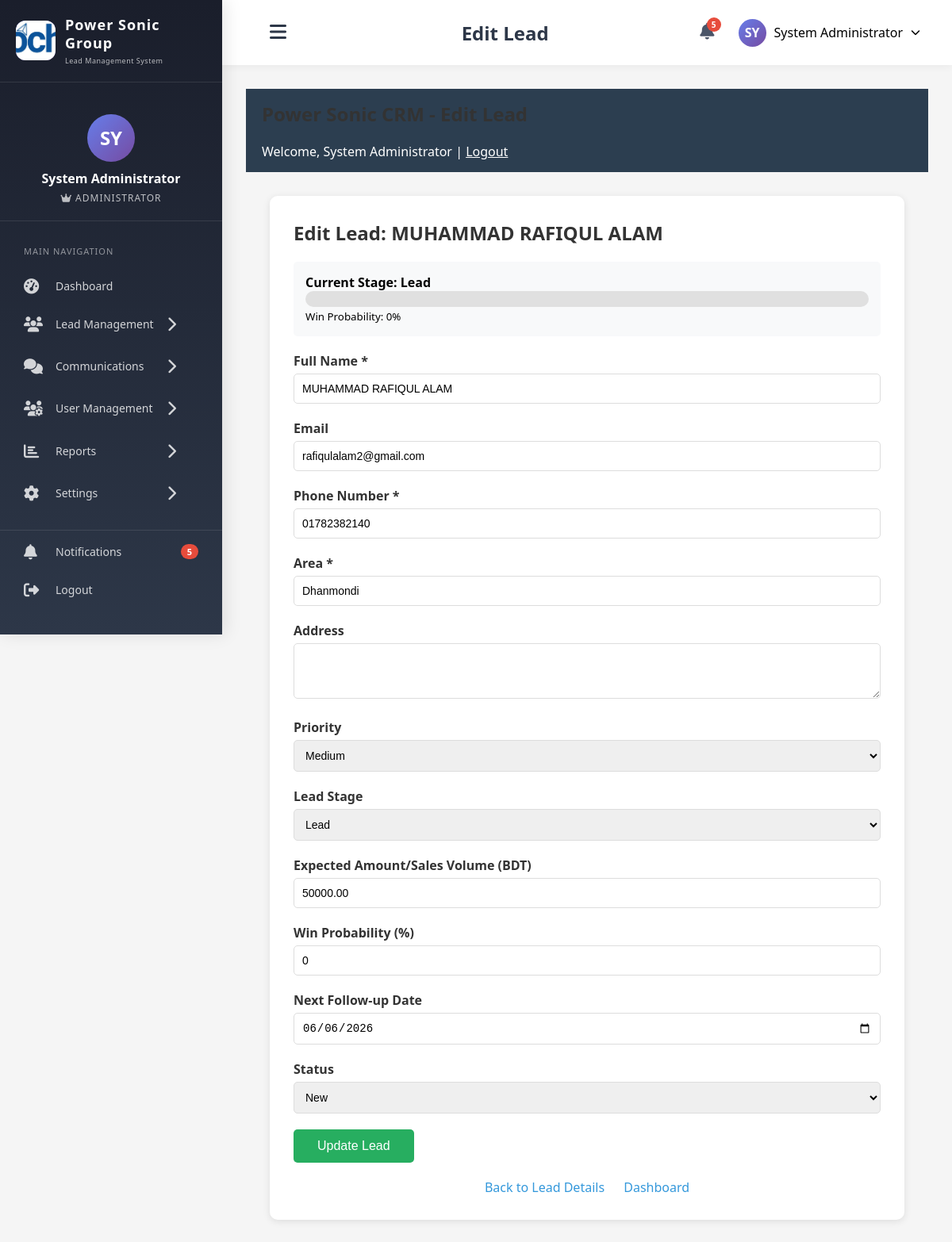
The app's page /edit_lead.php?id=2 (signed in) with its own data.
### tables this page shows
CREATE TABLE `company_settings` (
  `id` int(11) NOT NULL,
  `company_name` varchar(200) NOT NULL DEFAULT 'Power Sonic',
  `company_logo` varchar(500) DEFAULT NULL,
  `company_favicon` varchar(500) DEFAULT NULL,
  `company_email` varchar(100) DEFAULT NULL,
  `company_phone` varchar(50) DEFAULT NULL,
  `company_mobile` varchar(50) DEFAULT NULL,
  `company_address` text DEFAULT NULL,
  `company_city` varchar(100) DEFAULT NULL,
  `company_state` varchar(100) DEFAULT NULL,
  `company_country` varchar(100) DEFAULT 'Bangladesh',
  `company_postal_code` varchar(20) DEFAULT NULL,
  `company_website` varchar(200) DEFAULT NULL,
  `company_business_hours` text DEFAULT NULL,
  `company_social_facebook` varchar(255) DEFAULT NULL,
  `company_social_linkedin` varchar(255) DEFAULT NULL,
  `company_social_twitter` varchar(255) DEFAULT NULL,
  `company_social_instagram` varchar(255) DEFAULT NULL,
  `company_registration_no` varchar(100) DEFAULT NULL,
  `company_tax_id` varchar(100) DEFAULT NULL,
  `company_bin_no` varchar(100) DEFAULT NULL,
  `bank_name` varchar(200) DEFAULT NULL,
  `bank_account_name` varchar(200) DEFAULT NULL,
  `bank_account_number` varchar(100) DEFAULT NULL,
  `bank_routing_number` varchar(50) DEFAULT NULL,
  `footer_text` varchar(500) DEFAULT NULL,
  `invoice_prefix` varchar(20) DEFAULT 'INV',
  `currency_symbol` varchar(10) DEFAULT 'BDT',
  `date_format` varchar(20) DEFAULT 'Y-m-d',
  `timezone` varchar(50) DEFAULT 'Asia/Dhaka',
  `created_at` timestamp NOT NULL DEFAULT current_timestamp(),
  `updated_at` timestamp NOT NULL DEFAULT current_timestamp() ON UPDATE current_timestamp()
);

CREATE TABLE `leads` (
  `id` int(11) NOT NULL,
  `lead_unique_id` varchar(20) NOT NULL,
  `user_custom_id` varchar(50) DEFAULT NULL,
  `name` varchar(100) NOT NULL,
  `email` varchar(100) DEFAULT NULL,
  `phone` varchar(20) NOT NULL,
  `area` varchar(100) NOT NULL,
  `address` text DEFAULT NULL,
  `country` varchar(50) DEFAULT 'Bangladesh',
  `district` varchar(100) DEFAULT NULL,
  `police_station` varchar(100) DEFAULT NULL,
  `post_office` varchar(100) DEFAULT NULL,
  `google_map_link` text DEFAULT NULL,
  `latitude` varchar(50) DEFAULT NULL,
  `longitude` varchar(50) DEFAULT NULL,
  `priority` enum('High','Medium','Low') DEFAULT 'Medium',
  `lead_stage` varchar(50) DEFAULT 'Lead',
  `expected_amount` decimal(10,2) DEFAULT 0.00,
  `currency` varchar(3) DEFAULT 'BDT',
  `probability` int(11) DEFAULT 0,
  `next_followup_date` date DEFAULT NULL,
  `last_contact_date` date DEFAULT NULL,
  `won_date` date DEFAULT NULL,
  `lost_reason` text DEFAULT NULL,
  `status` enum('New','Contacted','Negotiation','Converted','Lost') DEFAULT 'New',
  `created_by` int(11) DEFAULT NULL,
  `created_at` timestamp NOT NULL DEFAULT current_timestamp(),
  `updated_at` timestamp NOT NULL DEFAULT current_timestamp() ON UPDATE current_timestamp()
);

CREATE TABLE `lead_stages` (
  `id` int(11) NOT NULL,
  `stage_name` varchar(50) NOT NULL,
  `stage_order` int(11) NOT NULL,
  `probability_percent` int(11) DEFAULT 0,
  `is_active` tinyint(1) DEFAULT 1
);

### config.php (called while the page is built, shortened)
<?php
function isAdmin() {
    return isset($_SESSION['role']) && $_SESSION['role'] === 'admin';
}
?>

### edit_lead.php (the view, shortened to what this page needs)
<?php
require_once 'config.php';
require_once 'includes/header.php';
$lead_id = $_GET['id'] ?? 0;
$lead = $pdo->prepare("SELECT * FROM leads WHERE id = ?");
$lead->execute([$lead_id]);
$lead = $lead->fetch();
$stages = $pdo->query("SELECT * FROM lead_stages WHERE is_active = TRUE ORDER BY stage_order")->fetchAll();
?>
<!DOCTYPE html>
<html lang="en">
<head>
</head>
<body>
    <div class="header">
        <h2>Power Sonic CRM - Edit Lead</h2>
        <div>Welcome, <?php echo $_SESSION['full_name']; ?> | <a href="logout.php" style="color: white;">Logout</a></div>
    </div>
    <div class="container">
        <h2>Edit Lead: <?php echo htmlspecialchars($lead['name']); ?></h2>
        <div class="stage-progress">
            <strong>Current Stage: <?php echo $lead['lead_stage']; ?></strong>
            <div class="progress-bar">
            </div>
            <small>Win Probability: <?php echo $lead['probability']; ?>%</small>
        </div>
        <form method="POST">
            <div class="form-group">
                <label>Full Name *</label>
                <input type="text" name="name" value="<?php echo htmlspecialchars($lead['name']); ?>" required>
            </div>
            <div class="form-group">
                <label>Email</label>
                <input type="email" name="email" value="<?php echo htmlspecialchars($lead['email']); ?>">
            </div>
            <div class="form-group">
                <label>Phone Number *</label>
                <input type="tel" name="phone" value="<?php echo $lead['phone']; ?>" required>
            </div>
            <div class="form-group">
                <label>Area *</label>
                <input type="text" name="area" value="<?php echo htmlspecialchars($lead['area']); ?>" required>
            </div>
            <div class="form-group">
                <label>Address</label>
                <textarea name="address" rows="3"><?php echo htmlspecialchars($lead['address']); ?></textarea>
            </div>
            <div class="form-group">
                <label>Priority</label>
                <select name="priority" required>
                    <option value="Medium" <?php echo $lead['priority'] == 'Medium' ? 'selected' : ''; ?>>Medium</option>
                </select>
            </div>
            <div class="form-group">
                <label>Lead Stage</label>
                <select name="lead_stage" id="lead_stage" required>
                    <?php foreach($stages as $stage): ?>
                    <option value="<?php echo $stage['stage_name']; ?>"
                        data-probability="<?php echo $stage['probability_percent']; ?>"
                        <?php echo $lead['lead_stage'] == $stage['stage_name'] ? 'selected' : ''; ?>>
                        <?php echo $stage['stage_name']; ?>
                    </option>
                    <?php endforeach; ?>
                </select>
            </div>
            <div class="form-group">
                <label>Expected Amount/Sales Volume (BDT)</label>
                <input type="number" name="expected_amount" step="0.01" value="<?php echo $lead['expected_amount']; ?>" placeholder="0.00">
            </div>
            <div class="form-group">
                <label>Win Probability (%)</label>
                <input type="number" name="probability" id="probability" min="0" max="100" value="<?php echo $lead['probability']; ?>" required>
            </div>
            <div class="form-group">
                <label>Next Follow-up Date</label>
                <input type="date" name="next_followup" value="<?php echo $lead['next_followup_date']; ?>">
            </div>
            <div class="form-group">
                <label>Status</label>
                <select name="status">
                    <option value="New" <?php echo $lead['status'] == 'New' ? 'selected' : ''; ?>>New</option>
                </select>
            </div>
            <button type="submit">Update Lead</button>
        </form>
        <div class="nav-links">
            <a href="view_lead.php?id=<?php echo $lead_id; ?>">Back to Lead Details</a>
            <a href="dashboard.php">Dashboard</a>
        </div>
    </div>
</body>
</html>

### includes/header.php (shortened to what this page needs)
<?php
$stmt = $pdo->query("SELECT company_name, company_logo, company_favicon FROM company_settings LIMIT 1");
$company_settings = $stmt->fetch();
$notif_count = 0;
if (isLoggedIn() && isset($pdo)) {
    $stmt = $pdo->prepare("SELECT COUNT(*) FROM notifications WHERE user_id = ? AND is_read = 0");
    $stmt->execute([$_SESSION['user_id']]);
    $notif_count = $stmt->fetchColumn();
}
$current_page = basename($_SERVER['PHP_SELF']);
?>
<!DOCTYPE html>
<html lang="en">
<head>
    <link rel="stylesheet" href="https://cdnjs.cloudflare.com/ajax/libs/font-awesome/6.4.0/css/all.min.css">
</head>
<body>
    <div class="crm-wrapper">
        <div class="sidebar" id="sidebar">
            <div class="sidebar-header">
                <div class="logo-container">
                    <?php if(!empty($company_settings['company_logo']) && file_exists($company_settings['company_logo'])): ?>
                        <div class="logo-img">
                            <img src="<?php echo $company_settings['company_logo']; ?>" alt="Company Logo">
                        </div>
                    <?php else: ?>
                        <div class="logo-icon">
                            <i class="fas fa-bolt"></i>
                        </div>
                    <?php endif; ?>
                    <div class="logo-text">
                        <h3><?php echo htmlspecialchars($company_settings['company_name']); ?></h3>
                        <div class="company-tagline">Lead Management System</div>
                    </div>
                </div>
            </div>
            <div class="user-profile">
                <div class="avatar">
                    <?php echo strtoupper(substr($_SESSION['full_name'] ?? 'U', 0, 2)); ?>
                </div>
                <div class="user-name"><?php echo $_SESSION['full_name'] ?? 'User'; ?></div>
                <div class="user-role">
                    <i class="fas <?php echo isAdmin() ? 'fa-crown' : 'fa-user-check'; ?>"></i>
                    <?php
                    $role_display = isAdmin() ? 'Administrator' : (isFieldAgent() ? 'Field Agent' : 'User');
                    echo $role_display;
                    ?>
                </div>
            </div>
            <div class="menu-section">
                <div class="menu-section-title">MAIN NAVIGATION</div>
                <a href="<?php echo isAdmin() ? 'dashboard.php' : 'agent_dashboard.php'; ?>" class="menu-item <?php echo ($current_page == 'dashboard.php' || $current_page == 'agent_dashboard.php') ? 'active' : ''; ?>">
                    <i class="fas fa-tachometer-alt"></i>
                    <span class="menu-text">Dashboard</span>
                </a>
                <div class="menu-item has-submenu" onclick="toggleSubmenu(this)">
                    <i class="fas fa-users"></i>
                    <span class="menu-text">Lead Management</span>
                    <i class="fas fa-chevron-right toggle-icon"></i>
                </div>
                <div class="menu-item has-submenu" onclick="toggleSubmenu(this)">
                    <i class="fas fa-comments"></i>
                    <span class="menu-text">Communications</span>
                    <i class="fas fa-chevron-right toggle-icon"></i>
                </div>
                <?php if(isAdmin()): ?>
                <div class="menu-item has-submenu" onclick="toggleSubmenu(this)">
                    <i class="fas fa-users-cog"></i>
                    <span class="menu-text">User Management</span>
                    <i class="fas fa-chevron-right toggle-icon"></i>
                </div>
                <?php endif; ?>
                <?php if(isAdmin()): ?>
                <div class="menu-item has-submenu" onclick="toggleSubmenu(this)">
                    <i class="fas fa-chart-bar"></i>
                    <span class="menu-text">Reports</span>
                    <i class="fas fa-chevron-right toggle-icon"></i>
                </div>
                <?php endif; ?>
                <div class="menu-item has-submenu" onclick="toggleSubmenu(this)">
                    <i class="fas fa-cog"></i>
                    <span class="menu-text">Settings</span>
                    <i class="fas fa-chevron-right toggle-icon"></i>
                </div>
            </div>
            <div class="menu-section" style="margin-top: auto; border-top: 1px solid rgba(255,255,255,0.1);">
                <a href="notifications.php" class="menu-item <?php echo $current_page == 'notifications.php' ? 'active' : ''; ?>">
                    <i class="fas fa-bell"></i>
                    <span class="menu-text">Notifications</span>
                    <?php if($notif_count > 0): ?>
                    <span class="menu-badge"><?php echo $notif_count; ?></span>
                    <?php endif; ?>
                </a>
                <a href="logout.php" class="menu-item">
                    <i class="fas fa-sign-out-alt"></i>
                    <span class="menu-text">Logout</span>
                </a>
            </div>
        </div>
        <div class="main-content" id="mainContent">
            <div class="top-nav">
                <button class="toggle-sidebar" onclick="toggleSidebar()">
                    <i class="fas fa-bars"></i>
                </button>
                <div class="page-title">
                    <?php
                    $page_titles = [
                        'dashboard.php' => 'Admin Dashboard',
                        'agent_dashboard.php' => 'Field Agent Dashboard',
                        'add_lead.php' => 'Add New Lead',
                        'view_leads.php' => 'Lead Management',
                        'view_lead.php' => 'Lead Details',
                        'edit_lead.php' => 'Edit Lead',
                        'agent_reports.php' => 'Performance Reports',
                        'notifications.php' => 'Notifications',
                        'profile.php' => 'My Profile',
                        'change_password.php' => 'Change Password',
                        'manage_users.php' => 'User Management',
                        'add_user.php' => 'Add New User',
                        'user_activity.php' => 'User Activity Log'
                    ];
                    echo $page_titles[$current_page] ?? 'Power Sonic CRM';
                    ?>
                </div>
                <div class="top-nav-right">
                    <div class="notification-icon" onclick="window.location.href='notifications.php'">
                        <i class="fas fa-bell"></i>
                        <?php if($notif_count > 0): ?>
                        <span class="notification-badge"><?php echo $notif_count; ?></span>
                        <?php endif; ?>
                    </div>
                    <div class="user-menu" onclick="window.location.href='profile.php'">
                        <div class="user-avatar-small">
                            <?php echo strtoupper(substr($_SESSION['full_name'] ?? 'U', 0, 2)); ?>
                        </div>
                        <span><?php echo $_SESSION['full_name'] ?? 'User'; ?></span>
                        <i class="fas fa-chevron-down" style="font-size: 12px;"></i>
                    </div>
                </div>
            </div>
            <div class="content-area">

### records on screen
company_settings: company_logo (picture), company_name "Power Sonic Group"
leads: name "MUHAMMAD RAFIQUL ALAM", lead_stage "Lead", probability "0", email "rafiqulalam2@gmail.com", phone "01782382140", area "Dhanmondi", priority "Medium", expected_amount "50000.00", next_followup "06/06/2026", status "New"

### other values on screen
substr($_SESSION['full_name'] ?? 'U', 0, 2) "SY"
$_SESSION['full_name'] "System Administrator"
$role_display "ADMINISTRATOR"
$notif_count "5"
$page_titles[$current_page] "Edit Lead"
